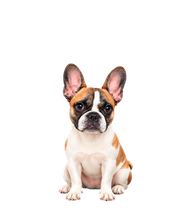
#> input picture Pets/みたらし/qa/final-frames/failed/00.png, 192 x 208 px, given in place of spritesheet-extended.png, which was not available
$ python render_final_previews.py
#> lines starting #> are read from the running program, lines starting #| are printed output that depends on the picture; pictures that were not available may be replaced by others from this repository, and a replacement may not be noted
"""Render supplemental previews strictly from the final encoded atlas."""
from pathlib import Path
import sys
import subprocess
import json
from PIL import Image, ImageDraw

ROOT = Path(__file__).resolve().parent
sys.path.insert(0, str(ROOT / 'tools'))
import imageio_ffmpeg

STATES = ['idle', 'running-right', 'running-left', 'waving', 'jumping', 'failed', 'waiting', 'running', 'review']
COUNTS = [6,8,8,4,5,8,6,6,6]
atlas = Image.open(ROOT / 'final/spritesheet-extended.png').convert('RGBA')
#> atlas is the input picture: PIL image 192x208 RGBA; mean R, G, B, A 37.4, 31.9, 29.1, 43.8
out = ROOT / 'previews/final'
out.mkdir(parents=True, exist_ok=True)
frames_root = ROOT / 'qa/final-frames'
all_frames = []
all_durations = []
def cell(row, col):
    return atlas.crop((col*192,row*208,(col+1)*192,(row+1)*208))
def visible(frame):
    result = Image.new('RGB', frame.size, '#f1ede6')
    result.paste(frame, mask=frame.getchannel('A'))
    return result
for row, (state, count) in enumerate(zip(STATES, COUNTS)):
    folder = frames_root / state
    folder.mkdir(parents=True, exist_ok=True)
    for col in range(count):
        frame = cell(row, col)
        frame.save(folder / f'{col:02d}.png')
        panel = Image.new('RGB', (384,448), '#f1ede6')
        panel.paste(visible(frame).resize((384,416)), (0,32))
        ImageDraw.Draw(panel).text((12,10), f'{state}  frame {col+1}/{count}', fill='#222222')
        all_frames.append(panel)
        all_durations.append(200)
#> this loop made 9 passes
#> pass 1, in visible, `result = Image.new('RGB', frame.size, '#f1ede6')`:
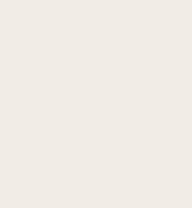
#> result: PIL image 192x208 RGB; mean R, G, B 241, 237, 230
#> after the loop:
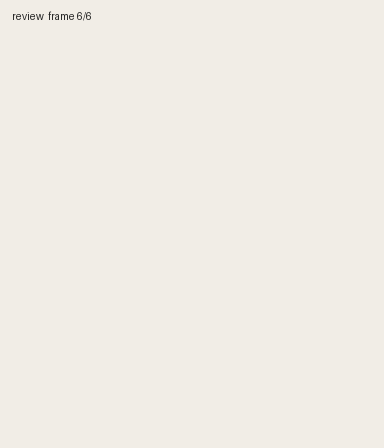
#> panel: PIL image 384x448 RGB; mean R, G, B 240.8, 236.8, 229.8
#> after the loop, all_durations = 57 values from 200 to 200; all_frames = 57 items
all_frames[0].save(out/'all-states.gif', save_all=True, append_images=all_frames[1:], duration=all_durations, loop=0)
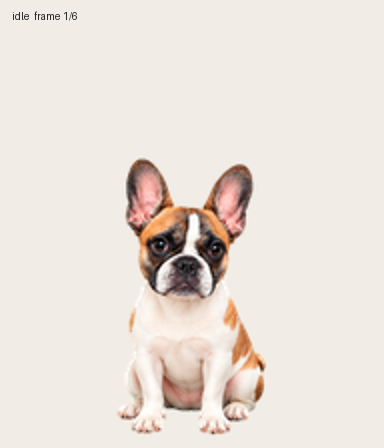
#> saved as all-states.gif: PIL image 384x448 RGB; mean R, G, B 233.7, 226, 217.9
jump_frames = [visible(cell(0,i)) for i in range(6)] + [visible(cell(4,i)) for i in range(5)] + [visible(cell(0,i)) for i in range(6)]
#> jump_frames = 17 items
jump_frames[0].save(out/'idle-jump-idle.gif', save_all=True, append_images=jump_frames[1:], duration=160, loop=0)
look_frames = [visible(cell(9+i//8,i%8)) for i in range(16)]
look_frames[0].save(out/'look-loop.gif', save_all=True, append_images=look_frames[1:], duration=220, loop=0)
proof = Image.new('RGB', (192*4,240), '#f1ede6')
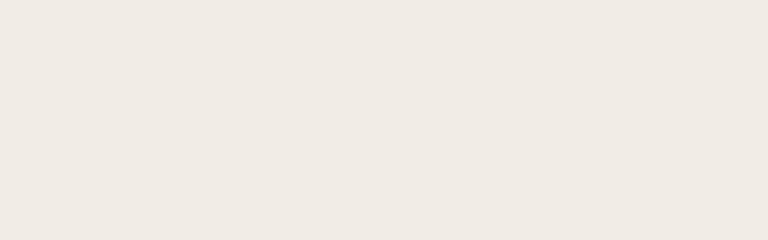
#> proof: PIL image 768x240 RGB; mean R, G, B 241, 237, 230
for index,(row,col,label) in enumerate([(0,0,'idle'),(3,2,'wave'),(4,2,'jump'),(8,3,'review')]):
    proof.paste(visible(cell(row,col)), (index*192,32))
    ImageDraw.Draw(proof).text((index*192+10,10),label, fill='#222222')
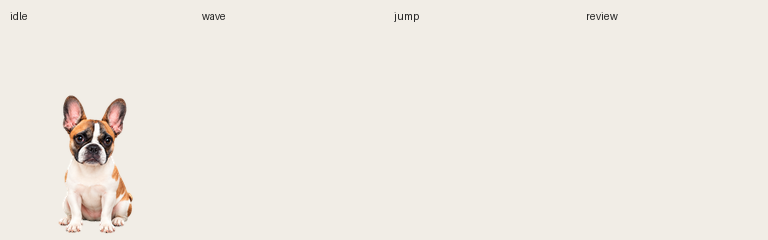
#> proof: PIL image 768x240 RGB; mean R, G, B 239.1, 234.2, 227
proof.save(out/'motion-stills.png')
#> (the run stopped early here; a loop or call above may not have finished)

$ run again, on Pets/みたらし/qa/final-frames/failed/04.png
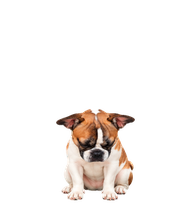
#> input picture Pets/みたらし/qa/final-frames/failed/04.png, 192 x 208 px, given in place of spritesheet-extended.png, which was not available
#> atlas is the input picture: PIL image 192x208 RGBA; mean R, G, B, A 26.4, 21.8, 19.1, 32.6
#> after the loop `for row, (state, count) in enumerate(zip(STATES, COUNTS)):`: all_durations = 57 values from 200 to 200; all_frames = 57 items
#> `all_frames[0].save(out/'all-states.gif', save_all=True, append_images=..`:
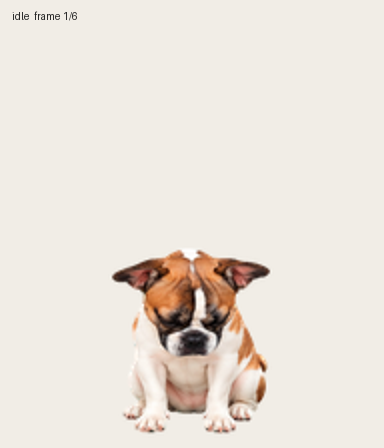
#> saved as all-states.gif: PIL image 384x448 RGB; mean R, G, B 234.3, 227, 218.6
#> jump_frames = 17 items
#> after the loop `for index,(row,col,label) in enumerate([(0,0,'idle'),(3,2,'wave'),(4,2..`:
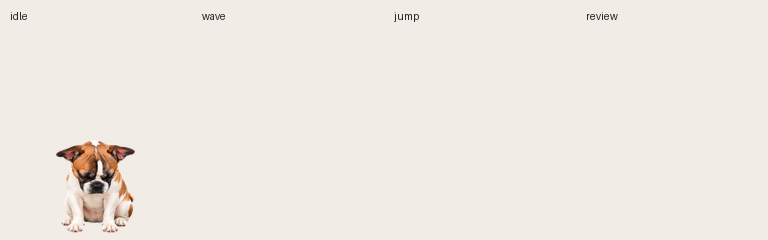
#> proof: PIL image 768x240 RGB; mean R, G, B 239.2, 234.4, 227.1
